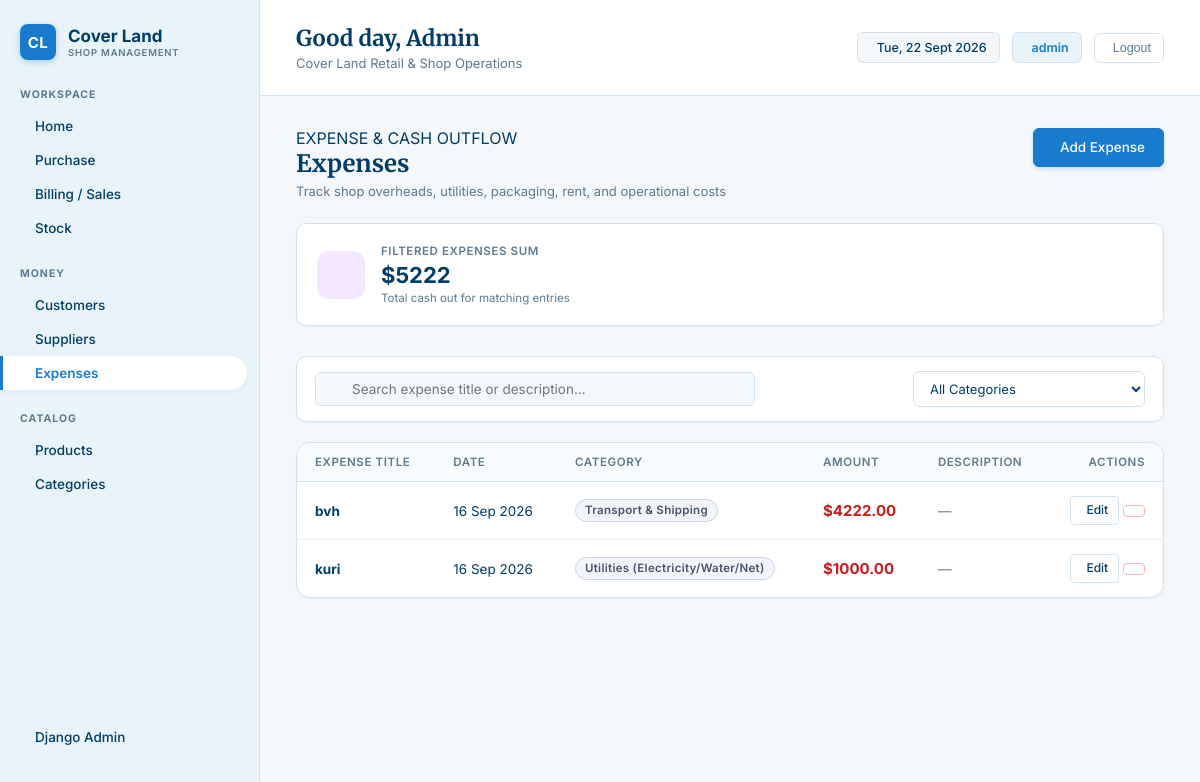
The app's page /expenses/ (signed in) with its own data.
### superadmin/models.py (models this page shows, shortened)
class Expense(models.Model):
    EXPENSE_CATEGORIES = [
        ('Rent', 'Rent'),
        ('Utilities', 'Utilities (Electricity/Water/Net)'),
        ('Salaries', 'Salaries & Wages'),
        ('Maintenance', 'Maintenance & Repairs'),
        ('Packaging', 'Packaging & Supplies'),
        ('Transport', 'Transport & Shipping'),
        ('Marketing', 'Marketing & Ads'),
        ('General', 'General / Other'),
    ]
    title = models.CharField(max_length=200)
    category = models.CharField(max_length=100, choices=EXPENSE_CATEGORIES, default='General')
    amount = models.DecimalField(max_digits=10, decimal_places=2)
    date = models.DateField(default=timezone.now)
    description = models.TextField(blank=True, null=True)
    created_at = models.DateTimeField(default=timezone.now, blank=True)
    class Meta:
        ordering = ['-date', '-id']

### superadmin/views/expenses.py (the view)
# urls.py: path('expenses/', views.ExpenseListView.as_view(), name='expense_list'),
class ExpenseListView(LoginRequiredMixin, ListView):
    model = Expense
    template_name = 'expenses/expense_list.html'
    context_object_name = 'expenses'
    paginate_by = 10
    def get_queryset(self):
        qs = Expense.objects.order_by('-date', '-id')
        query = self.request.GET.get('q', '').strip()
        cat = self.request.GET.get('category')
        if query:
            qs = qs.filter(Q(title__icontains=query) | Q(description__icontains=query))
        if cat:
            qs = qs.filter(category=cat)
        return qs
    def get_context_data(self, **kwargs):
        context = super().get_context_data(**kwargs)
        qs = self.get_queryset()
        context['total_expense_amount'] = qs.aggregate(total=Sum('amount'))['total'] or Decimal('0.00')
        context['categories'] = Expense.EXPENSE_CATEGORIES
        context['search_query'] = self.request.GET.get('q', '')
        context['selected_category'] = self.request.GET.get('category', '')
        return context

### templates/expenses/expense_list.html (shortened to what this page needs)
{% extends 'base.html' %}
{% block content %}
<div class="page-header">
    <div class="page-title-group">
        <div class="section-title">EXPENSE & CASH OUTFLOW</div>
        <h1>Expenses</h1>
        <p class="page-subtitle">Track shop overheads, utilities, packaging, rent, and operational costs</p>
    </div>
    <div class="page-actions">
        <a href="{% url 'expense_create' %}" class="btn btn-primary">
             Add Expense
        </a>
    </div>
</div>
<div class="stat-grid" style="grid-template-columns: repeat(auto-fit, minmax(280px, 1fr));">
    <div class="stat-card">
        <div class="stat-icon purple">
        </div>
        <div class="stat-info">
            <div class="stat-label">Filtered Expenses Sum</div>
            <div class="stat-value">${{ total_expense_amount }}</div>
            <div class="stat-subtext">Total cash out for matching entries</div>
        </div>
    </div>
</div>
<div class="toolbar">
    <form method="get" class="search-box">
        <input type="text" name="q" value="{{ search_query }}" placeholder="Search expense title or description...">
    </form>
    <form method="get" class="filter-group">
        <select name="category" class="filter-select" onchange="this.form.submit()">
            <option value="">All Categories</option>
        </select>
    </form>
</div>
<div class="card">
    <div class="table-responsive">
        <table class="table">
            <thead>
                <tr>
                    <th>Expense Title</th>
                    <th>Date</th>
                    <th>Category</th>
                    <th>Amount</th>
                    <th>Description</th>
                    <th style="text-align: right;">Actions</th>
                </tr>
            </thead>
            <tbody>
                {% for expense in expenses %}
                <tr>
                    <td>
                        <strong style="color: var(--text-primary);">{{ expense.title }}</strong>
                    </td>
                    <td>{{ expense.date|date:"d M Y" }}</td>
                    <td>
                        <span class="badge badge-neutral">{{ expense.get_category_display }}</span>
                    </td>
                    <td>
                        <strong style="font-size: 15px; color: var(--danger-text);">${{ expense.amount }}</strong>
                    </td>
                    <td>
                        <span style="color: var(--text-secondary);">
                            {{ expense.description|default:"—"|truncatechars:45 }}
                        </span>
                    </td>
                    <td class="actions-cell">
                        <a href="{% url 'expense_update' expense.pk %}" class="btn btn-secondary btn-sm" title="Edit Expense">
                             Edit
                        </a>
                        <a href="{% url 'expense_delete' expense.pk %}" class="btn btn-outline-danger btn-sm" title="Delete Expense">
                        </a>
                    </td>
                </tr>
                {% endfor %}
            </tbody>
        </table>
    </div>
</div>
{% endblock %}

### templates/base.html (shortened to what this page needs)
{% load static %}
<!DOCTYPE html>
<html lang="en">
<head>
    <link rel="stylesheet" href="{% static 'css/styles.css' %}">
</head>
<body>
    <aside class="sidebar">
        <a href="{% url 'dashboard' %}" class="brand">
            <div class="brand-icon">CL</div>
            <div class="brand-text">
                <h1>Cover Land</h1>
                <p>SHOP MANAGEMENT</p>
            </div>
        </a>
        <div class="nav-section">
            <div class="nav-title">WORKSPACE</div>
            <ul class="nav-list">
                <li>
                    <a href="{% url 'dashboard' %}" class="nav-item {% if request.resolver_match.url_name == 'dashboard' %}active{% endif %}">
                         Home
                    </a>
                </li>
                <li>
                    <a href="{% url 'purchase_list' %}" class="nav-item {% if 'purchase' in request.resolver_match.url_name %}active{% endif %}">
                         Purchase
                    </a>
                </li>
                <li>
                    <a href="{% url 'sale_list' %}" class="nav-item {% if 'sale' in request.resolver_match.url_name %}active{% endif %}">
                         Billing / Sales
                    </a>
                </li>
                <li>
                    <a href="{% url 'stock_list' %}" class="nav-item {% if request.resolver_match.url_name == 'stock_list' %}active{% endif %}">
                         Stock
                    </a>
                </li>
            </ul>
        </div>
        <div class="nav-section">
            <div class="nav-title">MONEY</div>
            <ul class="nav-list">
                <li>
                    <a href="{% url 'customer_list' %}" class="nav-item {% if 'customer' in request.resolver_match.url_name %}active{% endif %}">
                         Customers
                    </a>
                </li>
                <li>
                    <a href="{% url 'supplier_list' %}" class="nav-item {% if 'supplier' in request.resolver_match.url_name %}active{% endif %}">
                         Suppliers
                    </a>
                </li>
                <li>
                    <a href="{% url 'expense_list' %}" class="nav-item {% if 'expense' in request.resolver_match.url_name %}active{% endif %}">
                         Expenses
                    </a>
                </li>
            </ul>
        </div>
        <div class="nav-section">
            <div class="nav-title">CATALOG</div>
            <ul class="nav-list">
                <li>
                    <a href="{% url 'product_list' %}" class="nav-item ">
                         Products
                    </a>
                </li>
                <li>
                    <a href="{% url 'category_list' %}" class="nav-item {% if 'category' in request.resolver_match.url_name %}active{% endif %}">
                         Categories
                    </a>
                </li>
            </ul>
        </div>
        <div class="nav-section" style="margin-top: auto;">
            <ul class="nav-list">
                <li>
                    <a href="{% url 'admin:index' %}" class="nav-item" target="_blank">
                         Django Admin
                    </a>
                </li>
            </ul>
        </div>
    </aside>
    <main class="main-content">
        <header class="topbar">
            <div class="greeting">
                <h2>Good day, {% if user.is_authenticated %}{{ user.username|title }}{% else %}Owner{% endif %}</h2>
                <p>Cover Land Retail & Shop Operations</p>
            </div>
            <div class="user-info">
                <div class="date-badge">
                     <span id="current-date"></span>
                </div>
                <div class="user-badge">
                     {% if user.is_authenticated %}{{ user.username }}{% else %}Admin{% endif %}
                </div>
                {% if user.is_authenticated %}
                <form action="{% url 'logout' %}" method="post" style="display: inline;">
                    <button type="submit" class="logout-btn" title="Sign Out">
                         Logout
                    </button>
                </form>
                {% endif %}
            </div>
        </header>
        <div class="dashboard-container">
            {% block content %}
            {% endblock %}
        </div>
    </main>
</body>
</html>

### records on screen
Expense: title "bvh", date "16 Sep 2026", category "Transport & Shipping", amount "4222.00", description "—"
Expense: title "kuri", date "16 Sep 2026", category "Utilities (Electricity/Water/Net)", amount "1000.00", description "—"

### other values on screen
{{ user.username|title }} "Admin"
{{ user.username }} "admin"
{{ total_expense_amount }} "5222"
